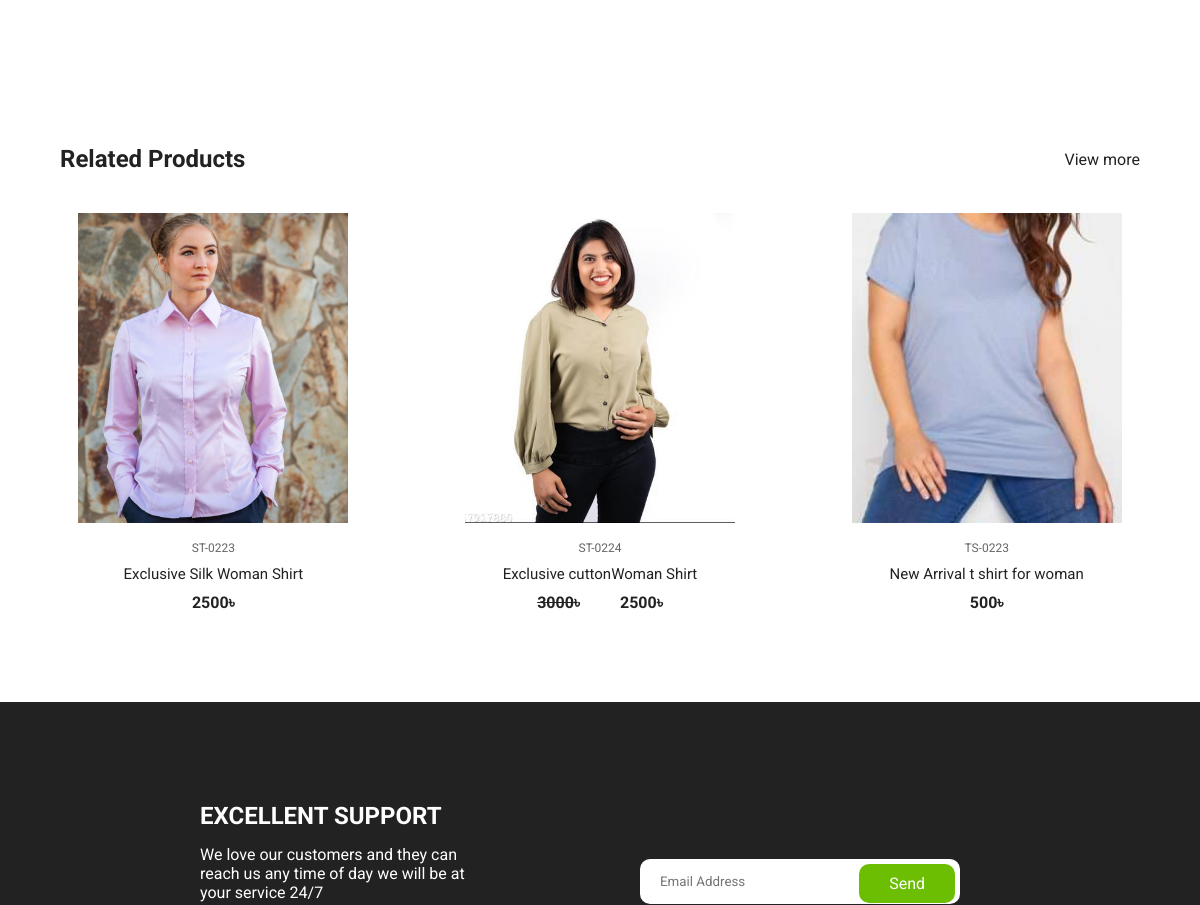
Page /view-product-detals/rteyrttghghfghgf/ (middle part) on the earlier database version.
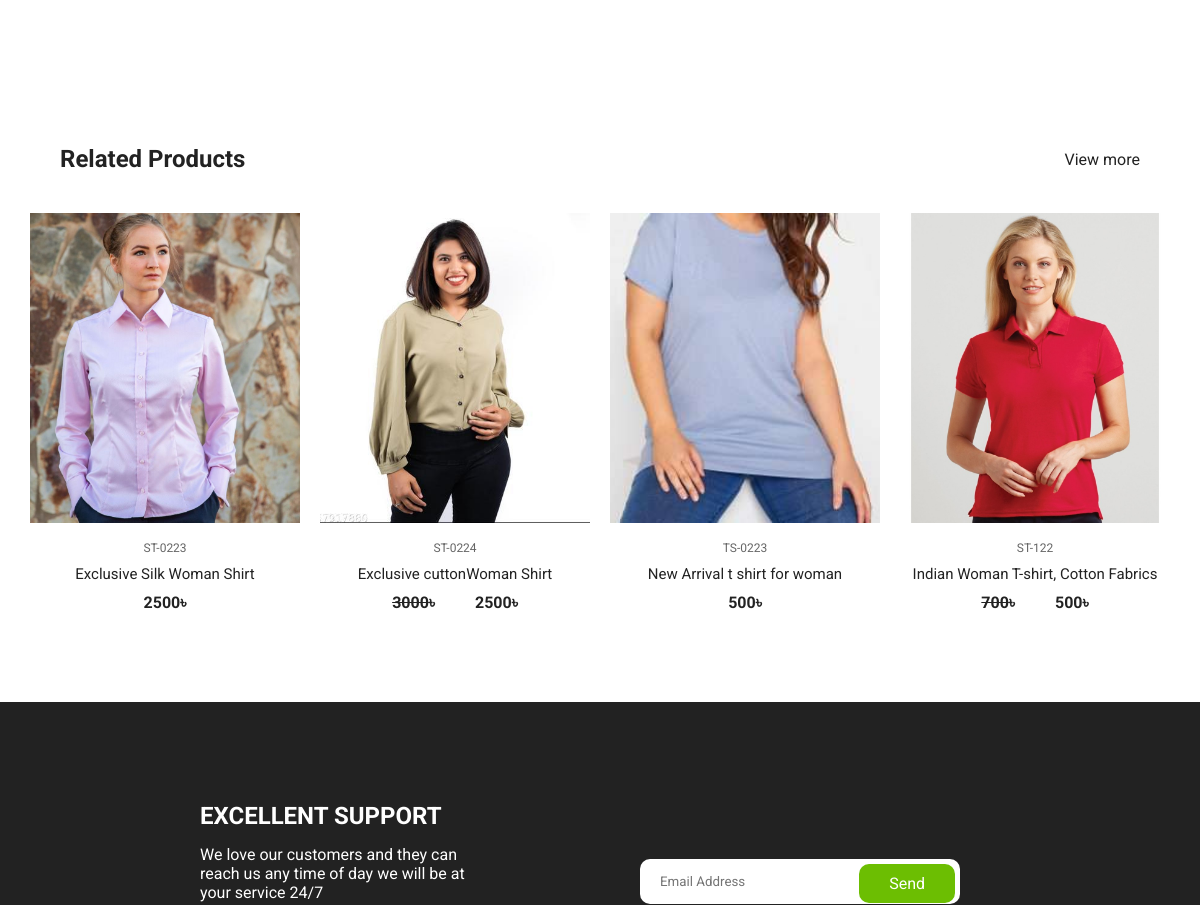
Same page on the later database version.
### shopApp/models.py (models this page shows, shortened)
class Product(models.Model):
    product_name         = models.CharField(max_length=260)
    product_code         = models.CharField(max_length=20)
    product_quintity     = models.IntegerField(default=0)
    product_category     = models.ForeignKey(Category, on_delete=models.CASCADE, related_name='category')
    roduct_title         = models.CharField(max_length=260)
    image                = models.ImageField(upload_to='products')
    product_color_image  = models.ManyToManyField(ColorImage, blank=True, null=True, related_name="colorImg")
    color_name           = models.CharField(max_length=160)
    slug                 = models.SlugField(unique=True, null=True, blank=True)
    details              = models.TextField()
    main_price           = models.IntegerField()
    is_newarival         = models.BooleanField(default=False)
    is_discount          = models.BooleanField(default=False)
    dic_price            = models.IntegerField(default=0, blank=True, null=True)
    cerated_at           = models.DateTimeField(auto_now_add=True)
    updated_at           = models.DateTimeField(auto_now=True)

### shopApp/views.py (the view)
# urls.py: path('view-product-detals/<slug>/', views.ProductDetails, name='productDetails'),
def ProductDetails(request, slug):
    singProduct = Product.objects.get(slug=slug)
    categoryId = singProduct.product_category.id
    reletedProduct = Product.objects.filter(product_category=categoryId)
    context = {
        'singProduct':singProduct,
        'reletedProduct':reletedProduct
    }
    return render(request, 'shopApp/viewProduct.html', context)

### template/shopApp/viewProduct.html (shortened to what this page needs)
{% extends "base.html" %}
{% load static %}
{% block body %}
<section class="section product-detail">
  </section>
  <section class="section featured">
    <div class="top container">
      <h1>Related Products</h1>
      <a href="#" class="view-more">View more</a>
    </div>
    <div class="product-center container">
        {% for i in reletedProduct %}
      <div class="product-item">
        <div class="overlay">
          <a href="{% url 'shopApp:productDetails' slug=i.slug %}" class="product-thumb">
            <img src="/media/{{i.image}}" alt="" />
          </a>
        </div>
        <div class="product-info">
          <span>{{i.product_code}}</span>
          <a href="{% url 'shopApp:productDetails' slug=i.slug %}">{{i.roduct_title}}</a>
          {% if i.dic_price == 0 %}
          <h4 class="mr-4">{{i.main_price}}&#2547;</h4>
          {% else %}
          <div class="" style="display: flex; justify-content:center; gap:4rem;">
            <h4 class="mr-4"> <del>{{i.main_price}}</del>&#2547;</h4>
            <h4>{{i.dic_price}}&#2547;</h4>
          </div>
          {% endif %}
        </div>
        <ul class="icons">
        </ul>
      </div>
      {% endfor %}
    </div>
  </section>
{% endblock %}

Differences in the rows shown:
added Product: image (picture), product_code "ST-122", roduct_title "Indian Woman T-shirt, Cotton Fabrics", main_price "700", dic_price "500"
